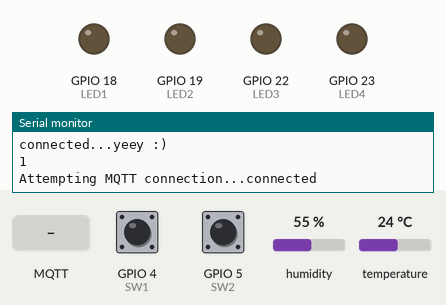
Recording of a sketch running on a simulated ESP32. On the bench: output pins drawn as LEDs (lit = HIGH), the last lines printed to the serial monitor. Inputs (shaded band) come from the test bench; at power-on: GPIO 4 (SW1) HIGH, GPIO 5 (SW2) HIGH, humidity 55 %, temperature 24 °C. WiFi joins after 1.5 s; servers stay silent unless stated; random numbers use the default seed unless the sketch sets one; no MQTT or app messages arrive unless stated.

Above: at 2.7 s.
2.8 s: MQTT message "ON" arrives on the first subscribed topic
At 3.9 s:
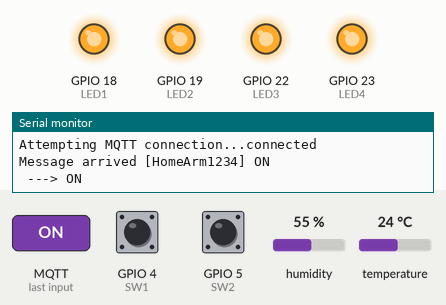
4.3 s: MQTT message "OFF1" arrives on the first subscribed topic
At 5.1 s:
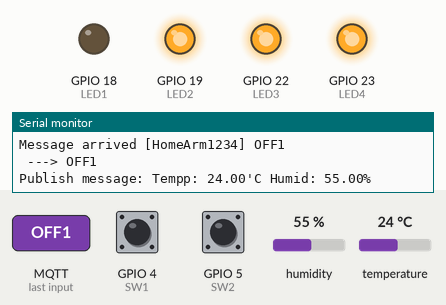
5.8 s: MQTT message "OFF2" arrives on the first subscribed topic
At 6.2 s:
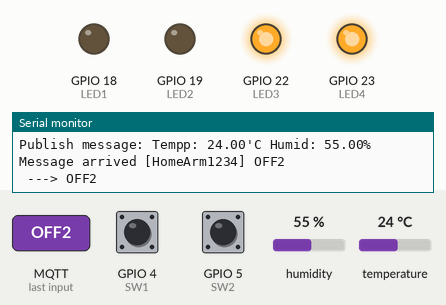
7.3 s: MQTT message "ON1" arrives on the first subscribed topic
At 8.5 s:
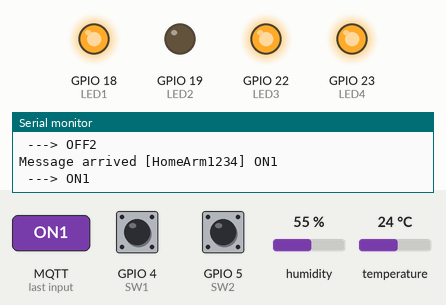
Timing chart, 0 to 10.3 s (numbered marks = the images above; inputs shaded):
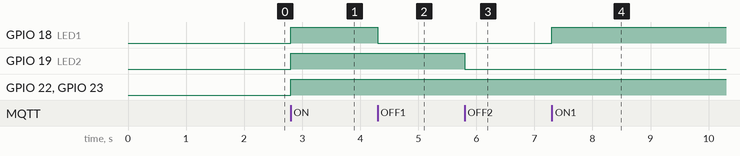

The sketch:

Quiz_204.ino
```cpp
#include <WiFiManager.h> // https://github.com/tzapu/WiFiManager
#include <PubSubClient.h>
#include <WiFi.h>
#include <DHT.h> //https://www.arduinolibraries.info/libraries/dht-sensor-library
#define DHT_SENSOR_PIN  15 // ESP32 pin GIOP21 connected to DHT22 sensor
#define DHT_SENSOR_TYPE DHT22

DHT dht_sensor(DHT_SENSOR_PIN, DHT_SENSOR_TYPE);

const char* mqtt_server = "test.mosquitto.org";
const char* topic1 = "HomeArm1234";

WiFiClient espClient;
PubSubClient client(espClient);

long lastMsg = 0;
char msg[50];
#define LED1 18
#define LED2 19
#define LED3 22
#define LED4 23
#define SW1 4
#define SW2 5


void callback(char* topic, byte* payload, unsigned int length)
{ char myPayLoad[50];
  Serial.print("Message arrived [");
  Serial.print(topic1);
  Serial.print("] ");
  for (int i = 0; i < length; i++)
  { Serial.print((char)payload[i]);
    myPayLoad[i] = payload[i];
    myPayLoad[i + 1] = '\0'; // End of String
  }
  Serial.print("\n ---> "); Serial.println(myPayLoad);
  myPayLoad[4] = '\0'; // String lessthan 4 Charector
  if ((String)myPayLoad == "ON")
  { digitalWrite(LED1, HIGH);
    digitalWrite(LED2, HIGH);
    digitalWrite(LED3, HIGH);
    digitalWrite(LED4, HIGH);
  }
  if ((String)myPayLoad == "ON1") {
    digitalWrite(LED1, HIGH);
  }
  if ((String)myPayLoad == "ON2") {
    digitalWrite(LED2, HIGH);
  }
  if ((String)myPayLoad == "ON3") {
    digitalWrite(LED3, HIGH);
  }
  if ((String)myPayLoad == "ON4") {
    digitalWrite(LED4, HIGH);
  }
  if ((String)myPayLoad == "OFF")
  { digitalWrite(LED1, LOW); digitalWrite(LED2, LOW);
    digitalWrite(LED3, LOW); digitalWrite(LED4, LOW);
  }
  if ((String)myPayLoad == "OFF1") {
    digitalWrite(LED1, LOW);
  }
  if ((String)myPayLoad == "OFF2") {
    digitalWrite(LED2, LOW);
  }
  if ((String)myPayLoad == "OFF3") {
    digitalWrite(LED3, LOW);
  }
  if ((String)myPayLoad == "OFF4") {
    digitalWrite(LED4, LOW);
  }
}

void reconnect()
{
  while (!client.connected()) // Loop until we're reconnected
  { Serial.print("Attempting MQTT connection...");
    String clientId = "ESP32 Client-";
    clientId += String(random(0xffff), HEX); // Create a random client ID
    if (client.connect(clientId.c_str())) // Attempt to connect
    { Serial.println("connected"); // Once connected, publish an announcement...
      client.publish(topic1, "Hello"); // ... and resubscribe
      client.subscribe(topic1);
    } else
    { Serial.print("failed, rc=");
      Serial.print(client.state());
      Serial.println(" try again in 5 seconds");
      delay(5000);
    }
  }
}

void setup() {

  dht_sensor.begin(); // initialize the DHT sensor
  pinMode(LED1, OUTPUT);
  pinMode(LED2, OUTPUT);
  pinMode(LED3, OUTPUT);
  pinMode(LED4, OUTPUT);
  pinMode(SW1, INPUT_PULLUP);
  pinMode(SW2, INPUT_PULLUP);

  // WiFi.mode(WIFI_STA); // explicitly set mode, esp defaults to STA+AP
  // it is a good practice to make sure your code sets wifi mode how you want it.

  // put your setup code here, to run once:
  Serial.begin(115200);

  //WiFiManager, Local intialization. Once its business is done, there is no need to keep it around
  WiFiManager wm;

  // reset settings - wipe stored credentials for testing
  // these are stored by the esp library
  // wm.resetSettings();

  // Automatically connect using saved credentials,
  // if connection fails, it starts an access point with the specified name ( "AutoConnectAP"),
  // if empty will auto generate SSID, if password is blank it will be anonymous AP (wm.autoConnect())
  // then goes into a blocking loop awaiting configuration and will return success result

  bool res;
  // res = wm.autoConnect(); // auto generated AP name from chipid
  // res = wm.autoConnect("AutoConnectAP"); // anonymous ap
  res = wm.autoConnect("ESP32AutoConnectAP", "12345678"); // password protected ap

  if (!res) {
    Serial.println("Failed to connect");
    // ESP.restart();
  }
  else {
    //if you get here you have connected to the WiFi
    Serial.println("connected...yeey :)");
    Serial.println(res);
  }
  client.setServer(mqtt_server, 1883);
  client.setCallback(callback);

}

void loop() {
  // put your main code here, to run repeatedly:
  if (!client.connected()) reconnect();
  { client.loop();
    if (digitalRead(SW1) == 0)
    { client.loop();
      snprintf (msg, 75, "Overheat Alarm!!!");
      Serial.print("Publish message: ");
      Serial.println(msg);
      client.publish(topic1, msg);
      while (digitalRead(SW1) == 0);
      delay(100);
    }
    if (digitalRead(SW2) == 0)
    { client.loop();
      snprintf (msg, 75, "Intruders Alarm!!!");
      Serial.print("Publish message: ");
      Serial.println(msg);
      client.publish(topic1, msg);
      while (digitalRead(SW2) == 0);
      delay(100);
    }
  }
  long now = millis();
  if (now - lastMsg > 5000)
  { lastMsg = now;
    // read humidity
    float humi  = dht_sensor.readHumidity();
    // read temperature in Celsius
    float tempC = dht_sensor.readTemperature();
    // read temperature in Fahrenheit
    float tempF = dht_sensor.readTemperature(true);
    snprintf (msg, 75, "Tempp: %.2f'C Humid: %.2f%%", tempC, humi);
    Serial.print("Publish message: ");
    Serial.println(msg);
    client.publish(topic1, msg);
  }
}
```

Measured:
- after the input at 2.8 s, GPIO 18 (LED1), GPIO 19 (LED2), GPIO 22 (LED3), GPIO 23 (LED4): LOW → HIGH at once
- after the input at 4.3 s, GPIO 18 (LED1): HIGH → LOW at once
- after the input at 5.8 s, GPIO 19 (LED2): HIGH → LOW at once
- after the input at 7.3 s, GPIO 18 (LED1): LOW → HIGH at once
